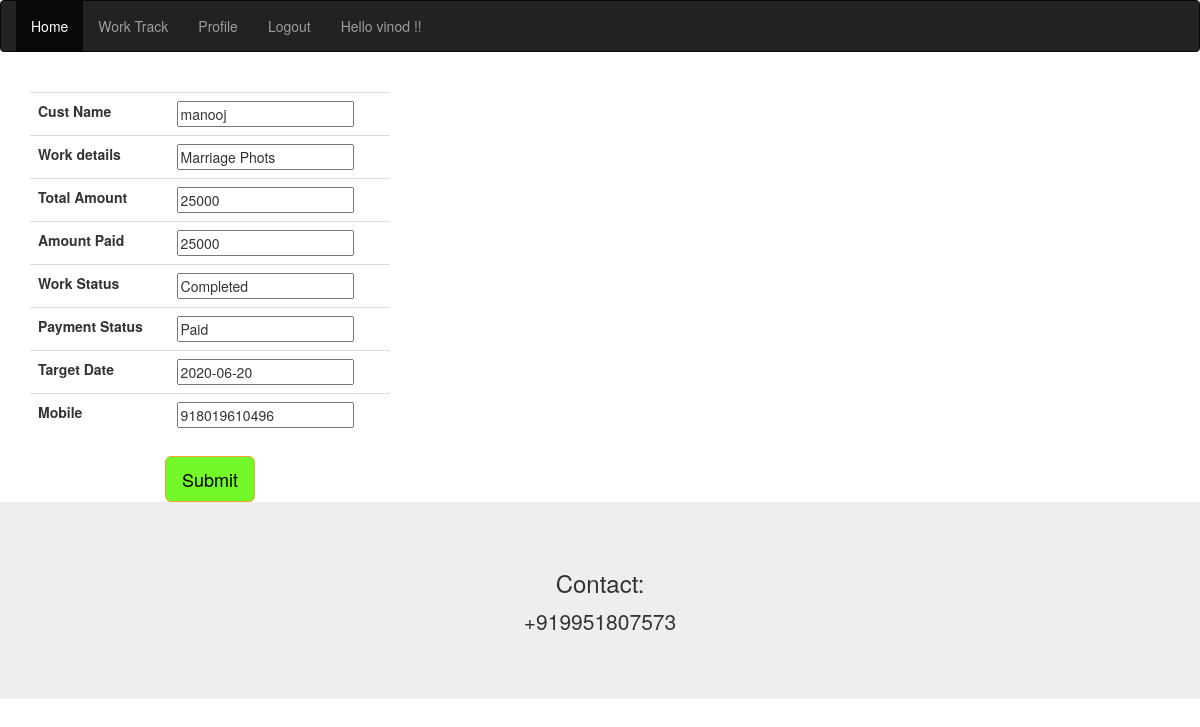
The page /worktrack/update/7 (signed in) on the database its author committed.
### myapp/models.py (models this page shows, shortened)
class worktrack(models.Model):
        Sno = models.AutoField(primary_key=True)
        Owner = models.ForeignKey(User, on_delete=models.CASCADE)
        Cust_Name = models.CharField(max_length = 50, blank=True, null=True)
        Work_details = models.CharField(max_length = 200 , blank=True, null=True)
        Total_Amount = models.IntegerField(blank=True, null=True)
        Amount_Paid = models.IntegerField(blank=True, null=True)
        Work_Status = models.CharField(max_length = 50, default="Working")
        Payment_Status = models.CharField(max_length = 50, blank=True, null=True)
        Target_Date = models.DateField(default=datetime.date.today)
        Comments = models.CharField(max_length = 100, blank=True, null=True)
        last_update_date = models.DateTimeField(auto_now_add=True)
        Mobile = models.IntegerField(blank=True, null=True)

### myapp/views.py (the view)
# urls.py: path('worktrack/update/<int:book_Sno>', views.update_job),
@login_required
def update_job(request, book_Sno):
    book_Sno = int(book_Sno)
    try:
        book_sel = worktrack.objects.get(Sno = book_Sno)
    except worktrack.DoesNotExist:
        return redirect('worktrack')
    data = worktrackCreate(request.POST or None, instance = book_sel)
    if data.is_valid():
       data.save()
       return redirect('worktrack')
    return render(request, 'book/create_job.html', {'data':data})

### myapp/forms.py
class worktrackCreate(forms.ModelForm):
    class Meta:
        model = worktrack
        fields = ['Sno', 'Cust_Name', 'Work_details', 'Total_Amount', 'Amount_Paid', 'Work_Status', 'Payment_Status', 'Target_Date','Mobile']

### myapp/templates/book/create_job.html (shortened to what this page needs)
{% extends 'book/library.html' %}
{% block content %}
<center>
	<div class="container">
	    <div class="row">
          <div class="col-sm-4">
          <form method = 'POST' enctype="multipart/form-data">
            <table class = 'w-50 table table-light'>
                {% for field in data %}
                <tr>
                    <th>{{field.label}}</th>
                    <td>{{ field }}</td>
                </tr>
                {% endfor %}
            </table>
            <button type="submit" class="btn btn-lg btn-warning"  style="background-color:#74F829;color:#000000;" >Submit</button>
        </form>
    </div>
    </div>
    </div>
</center>
{% endblock %}

### myapp/templates/book/library.html (shortened to what this page needs)
    <!DOCTYPE html>
    {% load static %}
    <html>
    <head>
    <link rel="stylesheet" href="https://maxcdn.bootstrapcdn.com/bootstrap/3.4.1/css/bootstrap.min.css">
    </head>
    <body>
        <nav class="navbar navbar-inverse">
  <div class="container-fluid">
    <ul class="nav navbar-nav">
      {% if user.is_authenticated %}
      <li class="active"><a  href="{% url 'home' %}" >Home</a></li>
      <li ><a  href="{% url 'worktrack' %}" >Work Track</a></li>
      <li ><a  href="#" >Profile</a></li>
      <li ><a  href="{% url 'logout' %}" >Logout</a></li>
      <li ><a> Hello {{ user }} !!</a></li>
      {% else %}
      <li><a href="{% url 'index' %}" > Service4Me </a></li>
      <li><a  href="#" >About</a></li>
      {% endif %}
    </ul>
  </div>
</nav>
    <br>
		{% block content %}
      {% load crispy_forms_tags %}
		{% endblock %}
<div class="jumbotron text-center" style="margin-bottom:0">
  <h3>Contact:</h3>
  <p>+919951807573</p>
</div>
    </body>
    </html>

### rows shown on the page
worktrack: data "manooj" "Marriage Phots" "25000" "25000" "Completed" "Paid" "2020-06-20" "918019610496"

### other values the page prints
{{ user }} "vinod"
{{ field.label }} "Cust Name" "Work details" "Total Amount" "Amount Paid" "Work Status" "Payment Status" "Target Date" "Mobile"
